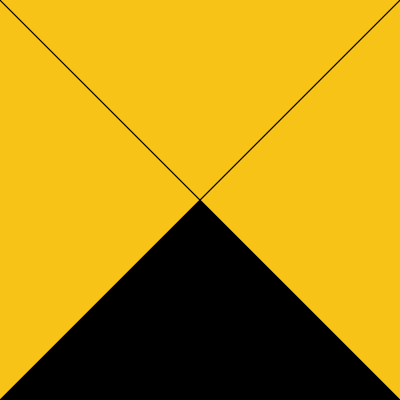
Frame 1 (no input)
Frame 60 (no input): identical to frame 1, image omitted
Frame 120 (the mouse pressed at the canvas centre since frame 60): identical to frame 1, image omitted

The p5.js sketch that drew this single still picture (run headless with seeded random() and noise() and a simulated clock; from frame 60 on, the mouse is pressed at the canvas centre):

// p5.js sketch
// ── sketch.js
//Create variables for each square
var a1 = 45;
var a2 = 90;
var a3 = 180;
var a4 = -90;

function setup() {
  createCanvas(400, 400);
}

function draw() {
  //Black background
  background(0);
  //translate the origin point to the center of the canvas
  translate(width / 2, width / 2);

  //rotate the square 
  rotate(radians(a1));
  //fill the square with black
  fill(0);
  //create the square with the same dimensions as the canvas
  rect(0, 0, height, height);

  //repeat the process from the first square changing the color and angle.
  rotate(radians(a2));
  fill(247, 195, 22);
  rect(0, 0, height, height);

  //repeat the process from the first square changing the color and angle.
  rotate(radians(a3));
  fill(247, 195, 22);
  rect(0, 0, height, height);

  //repeat the process from the first square changing the color and angle.
  rotate(radians(a4));
  fill(247, 195, 22);
  rect(0, 0, height, height);
  
  // Recreation of a paint:
  // artist: Mira Schendel. 
  // Title: Sem título
  // Date: 1962
  // Credit Line: The Adolpho Leirner Collection of Brazilian Constructive Art, museum purchase
  // Medium: Oil on canvas
  // Link: https://www.google.com/culturalinstitute/beta/u/0/asset/sem-t%C3%ADtulo/zAEQNuhXY0O8kw

}
